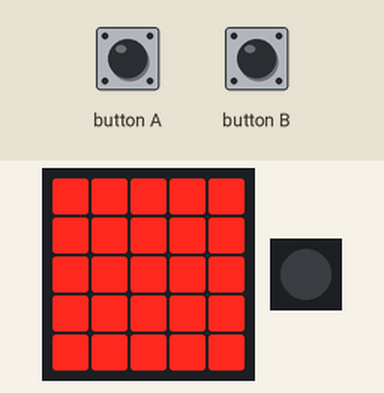
Recording of a program running on a simulated Calliope mini (MakeCode). Shown: the board's 5×5 LED display, 1 RGB LEDs in strip order, left to right. The inputs (shaded band) are chosen by the test bench.

Above: at 1.6 s.
1.7 s: button A pressed for 0.15 s
At 2.3 s:
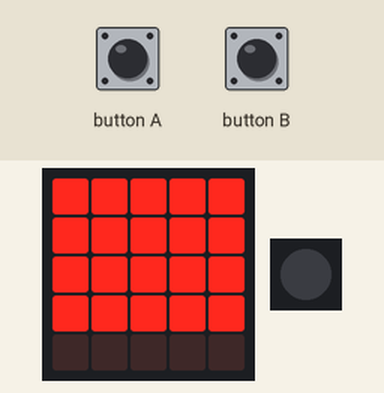
2.4 s: button B pressed for 3.2 s
At 4.32 s:
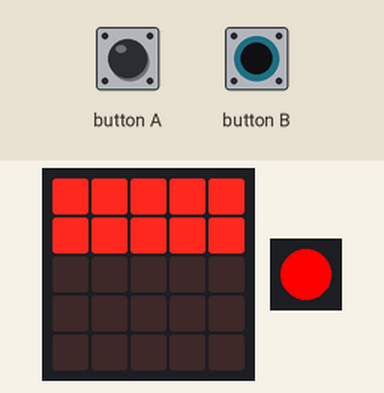
7.1 s: button A pressed for 1 s
At 9.5 s:
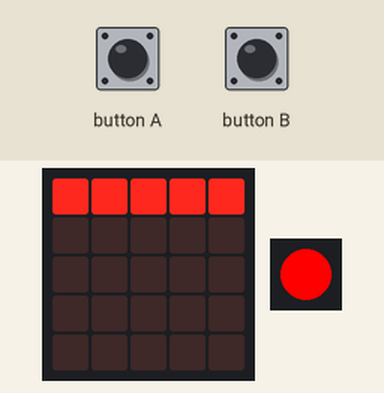
10.2 s: button B pressed for 0.15 s
At 10.8 s:
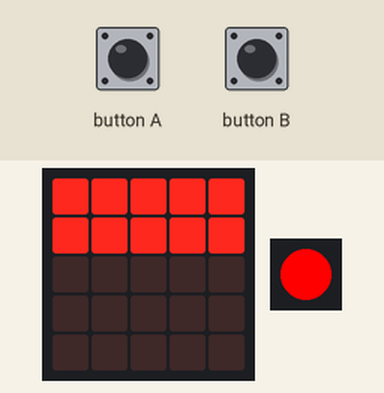
10.9 s: button A pressed for 3.2 s
At 13.22 s:
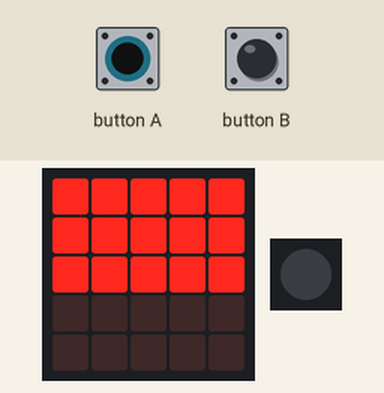
Timing chart, 0 to 15.3 s (numbered marks = the images above; inputs shaded):
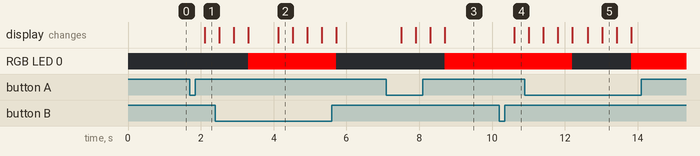

The program:

main.ts
```typescript
let Tor_auf = 0
basic.showLeds(`
    # # # # #
    # # # # #
    # # # # #
    # # # # #
    # # # # #
    `)
basic.forever(function () {
    if (input.buttonIsPressed(Button.A) && Tor_auf == 0) {
        Tor_auf = 1
        basic.showLeds(`
            # # # # #
            # # # # #
            # # # # #
            # # # # #
            # # # # #
            `)
        basic.showLeds(`
            # # # # #
            # # # # #
            # # # # #
            # # # # #
            . . . . .
            `)
        basic.showLeds(`
            # # # # #
            # # # # #
            # # # # #
            . . . . .
            . . . . .
            `)
        basic.showLeds(`
            # # # # #
            # # # # #
            . . . . .
            . . . . .
            . . . . .
            `)
        basic.setLedColor(0xff0000)
        basic.showLeds(`
            # # # # #
            . . . . .
            . . . . .
            . . . . .
            . . . . .
            `)
    } else if (input.buttonIsPressed(Button.B) && Tor_auf == 1) {
        basic.showLeds(`
            # # # # #
            . . . . .
            . . . . .
            . . . . .
            . . . . .
            `)
        basic.showLeds(`
            # # # # #
            # # # # #
            . . . . .
            . . . . .
            . . . . .
            `)
        basic.showLeds(`
            # # # # #
            # # # # #
            # # # # #
            . . . . .
            . . . . .
            `)
        basic.showLeds(`
            # # # # #
            # # # # #
            # # # # #
            # # # # #
            . . . . .
            `)
        basic.showLeds(`
            # # # # #
            # # # # #
            # # # # #
            # # # # #
            # # # # #
            `)
        basic.turnRgbLedOff()
        Tor_auf = 0
    }
})
```

test.ts
```typescript
// Hier kann man Tests durchführen; diese Datei wird nicht kompiliert, wenn dieses Paket als Erweiterung verwendet wird.
```

Measured:
- after the input at 1.7 s, the display: changes after 0.40 s (image 1)
- after the input at 2.4 s, the display: first differs from a run without the input after 1.7 s (image 2)
- after the input at 7.1 s, RGB LED 0: off → RGB(255, 0, 0) after 1.6 s; the display: first changes after 0.41 s (image 3 shows a later state)
- after the input at 10.2 s, the display: changes after 0.41 s (image 4)
- after the input at 10.9 s, the display: first differs from a run without the input after 1.7 s (image 5 shows a later state)
- what the display in image 2 shows lasts 0.4 s, from 4.1 s to 4.5 s
